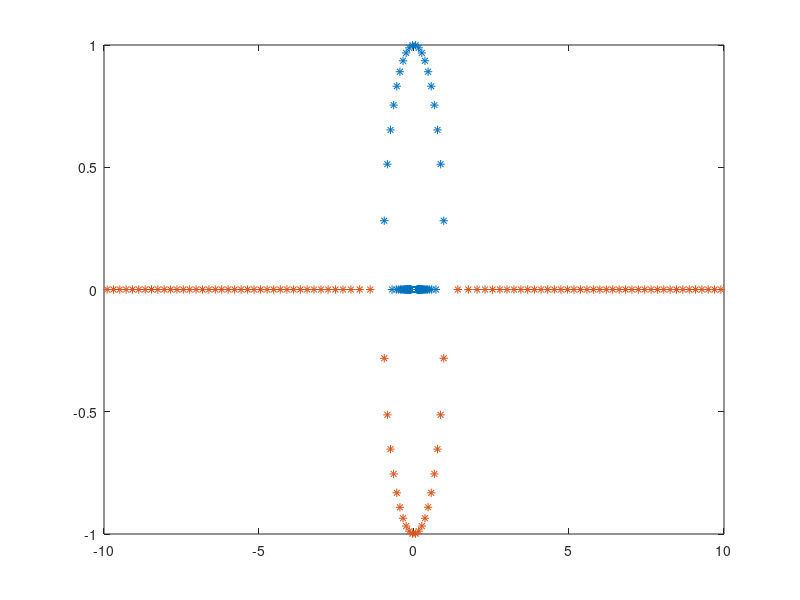

This figure's MATLAB source: (Note: this script raises an error after producing the figure.)
alpha=0;
bvek=linspace(-10,10,100);
x=[0 0];
for ii=1:length(bvek)
    beta=bvek(ii);
    A=[-alpha 1;-2*beta*x(1)*x(2)-1 beta*(1-(x(1))^2)];
    lam(:,ii)=eig(A);
end
plot(real(lam(1,:)),imag(lam(1,:)),'*',real(lam(2,:)),imag(lam(2,:)),'*');

figure('Name','Integration DGL');
global alpha beta;
alpha=0.1;
beta=-1;

x0=[-3 -0.3;-2 -0.2;-1 -0.1;0 0;1 0.1;2 0.2;3 0.3];

for i=1:length(x0)
    [t,kurve]=ode45(@nullst,[1 10],x0(i,:));
    %[t,kurve]=ode45(@nullst,x0(i,:));
    plot(kurve(:,1),kurve(:,2));
    hold on;
end

% beta=-1;
% for i=1:3
%     [t,kurve]=ode45(@nullst,[1 10],x0(i,:));
%     plot(t,kurve(:,1));
%     hold on;
% end